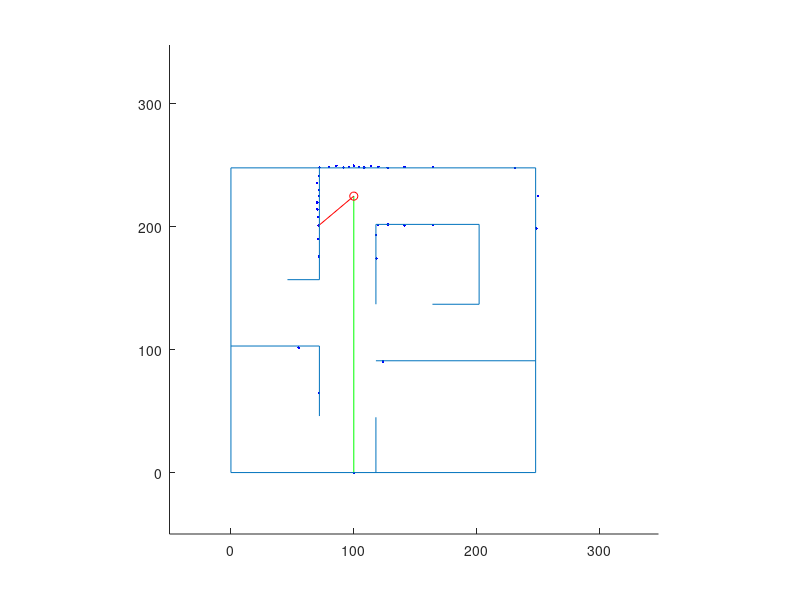

Write MATLAB code to recreate this figure. (Note: this script raises an error after producing the figure.)
cla, clc, clear
max_dim = 248; %cm
hold all
axis([-50,max_dim+100,-50,max_dim+100])
axis square

% Wall structure [x1,y1;x2,y2] end points of line segment
outer_wall1 = [0,0;0,max_dim];
outer_wall2 = [0,0;max_dim,0];
outer_wall3 = [0,max_dim;max_dim,max_dim];
outer_wall4 = [max_dim,0;max_dim,max_dim];
outer_walls = [outer_wall1;outer_wall2;outer_wall3;outer_wall4];
% for iter = 1:2:length(outer_walls)
%     line(outer_walls(iter:iter+1,1),outer_walls(iter:iter+1,2))
% end
island_wall1 = [202,137;202,202];
island_wall2 = [118,137;118,202];
island_wall3 = [118,202;202,202];
island_wall4 = [164,137;202,137];
island_walls = [island_wall1;island_wall2;island_wall3;island_wall4];
% for iter = 1:2:length(island_walls)
%     line(island_walls(iter:iter+1,1),island_walls(iter:iter+1,2))
% end
lr_wall1 = [118,91;max_dim,91];
lr_wall2 = [118,45;118,0];
lr_walls = [lr_wall1;lr_wall2];
% for iter = 1:2:length(lr_walls)
%     line(lr_walls(iter:iter+1,1),lr_walls(iter:iter+1,2))
% end
ll_wall1 = [0,103;72,103];
ll_wall2 = [72,103;72,46];
ll_walls = [ll_wall1;ll_wall2];
% for iter = 1:2:length(ll_walls)
%     line(ll_walls(iter:iter+1,1),ll_walls(iter:iter+1,2))
% end
ur_wall1 = [72,157;72,max_dim];
ur_wall2 = [46,157;72,157];
ur_walls = [ur_wall1;ur_wall2];
% for iter = 1:2:length(ur_walls)
%     line(ur_walls(iter:iter+1,1),ur_walls(iter:iter+1,2))
% end
field_walls = [outer_walls;island_walls;lr_walls;ll_walls;ur_walls];


r_pose_start = [100,225,(pi/180)*(-90)];
r_pose = r_pose_start;
r_pose_est = r_pose;
num_readings = 36;
angle_increment = 10*(pi/180);
map_dim = 60;
v = 0;  % Linear Velocity
om = 0; % Angular Velocity
dt = 0.25; % Time step
path = [];
%map = ones(map_dim,map_dim);
%map = map*(1/(map_dim^2));
landmarks = [];
map_f = zeros(map_dim,map_dim);
map_count = zeros(map_dim,map_dim);
map = zeros(map_dim,map_dim);
xn = [0,0,0,0];
yn = [0,0,0,0];
orient_array = [];
pause(1)

% *** ITERATE THROUGH POSITIONS *** %
for t = 0:dt:600
    cla
    laser_r = ones(length(field_walls)/2,num_readings);
    laser_r = laser_r.*1e3;

    for index = 1:num_readings
        angle = index*angle_increment + r_pose(3);
        for iter = 1:2:length(field_walls) % USING ASSUMPTION OF PARALLEL AND PERPENDICULAR WALLS
             if field_walls(iter,1) == field_walls(iter+1,1) % x components are the same
                 x_wall = field_walls(iter,1);
                 y_wall_proj = tan(angle)*(x_wall - r_pose(1)) + r_pose(2);
                 y_wall_max = max([field_walls(iter,2),field_walls(iter+1,2)]);
                 y_wall_min = min([field_walls(iter,2),field_walls(iter+1,2)]);
                 if (sign(cos(angle)) == sign(x_wall - r_pose(1))) || (tan(angle) > 1e10)
                     if (y_wall_proj <= y_wall_max) && (y_wall_proj >= y_wall_min) % if the projection lands on the wall
                        laser_r((iter+1)/2,index) = sqrt((x_wall - r_pose(1)).^2 + (y_wall_proj - r_pose(2)).^2);
                        %line(field_walls(iter:iter+1,1),field_walls(iter:iter+1,2),'Color','g')
                        %plot(x_wall, y_wall_proj,'r+')
                     end
                 end
             else % y components are the same
                 y_wall = field_walls(iter,2);
                 x_wall_proj = (y_wall - r_pose(2))/tan(angle) + r_pose(1);
                 x_wall_max = max([field_walls(iter,1),field_walls(iter+1,1)]);
                 x_wall_min = min([field_walls(iter,1),field_walls(iter+1,1)]);
                 if (sign(sin(angle)) == sign(y_wall - r_pose(2))) || (tan(angle) > 1e10)
                     if (x_wall_proj <= x_wall_max) && (x_wall_proj >= x_wall_min) % if the projection lands on the wall
                         if (angle == 90*(pi/180)) && (y_wall < r_pose(2))
                             continue 
                         end
                         if (angle == 270*(pi/180)) && (y_wall > r_pose(2))
                             continue 
                         end
                         laser_r((iter+1)/2,index) = sqrt((y_wall - r_pose(2)).^2 + (x_wall_proj - r_pose(1)).^2);
                         %line(field_walls(iter:iter+1,1),field_walls(iter:iter+1,2),'Color','r')
                         %plot(x_wall_proj, y_wall,'g+')
                     end
                 end
             end
        end
    end

    laser_rp = zeros(1,num_readings);
    for index = 1:num_readings
        laser_rp(index) = min(laser_r(:,index));
            laser_rp(index) = laser_rp(index) + 2*rand(1);
    end

    laser_xy = zeros(num_readings,2);
    for index = 1:num_readings
        angle = index*angle_increment + r_pose(3);
        laser_xy(index,:) = [laser_rp(index)*cos(angle) + r_pose(1),laser_rp(index)*sin(angle) + r_pose(2)];
    end

    %%% PLOT LASER LINES %%%
    for index = 1:num_readings
        %line([r_pose(1),laser_xy(index,1)],[r_pose(2),laser_xy(index,2)], 'Color','r')
        plot(laser_xy(:,1),laser_xy(:,2), 'b.')
    end
    %%% Show special laser lines in different colors %%%
    line([r_pose(1),laser_xy(36,1)],[r_pose(2),laser_xy(36,2)], 'Color','g') % Heading beam
%     line([r_pose(2)/4 + 15,laser_xy(36,2)/4 + 15],[r_pose(1)/4 + 15,laser_xy(36,1)/4 + 15], 'Color','g') % Heading beam

    for index = [31]
        line([r_pose(1),laser_xy(index,1)],[r_pose(2),laser_xy(index,2)], 'Color','r')
    end
    
    %%% DRAW WALLS %%%
    for iter = 1:2:length(field_walls)
        line(field_walls(iter:iter+1,1),field_walls(iter:iter+1,2))
    end
    %%% PLOT ROBOT %%%
%    plot(r_pose(1)/8 + 15,r_pose(2)/8 + 15,'ro')
%    plot(r_pose(2)/4 + 15,r_pose(1)/4 + 15,'ro')
    plot(r_pose(1),r_pose(2),'ro')


    
    % *** Potential Field Navigation *** %
	vp = v;
    omp = om;
    [v, om] = PocLoc1(laser_rp);
    
    %%% MOTION NOISE %%%
    %v = v + .2*rand(1);
    %om = om + .01*rand(1);
    
    %%% MOTION DAMPENING %%%
    v = 0.1*v + 0.9*vp;
    om = 0.1*om + 0.9*omp;

    %%% MOTION MODEL %%%
    r_pose(3) = r_pose(3) + (om + 0.01*rand(1) + 0.01)*dt;
    r_pose(1) = r_pose(1) + (v + 0.2*rand(1) + 0.2)*cos(r_pose(3));
    r_pose(2) = r_pose(2) + (v + 0.2*rand(1) + 0.2)*sin(r_pose(3));
    
    r_pose_est(3) = r_pose_est(3) + om*dt;
    r_pose_est(1) = r_pose_est(1) + v*cos(r_pose_est(3));
    r_pose_est(2) = r_pose_est(2) + v*sin(r_pose_est(3));
   

%     %%% SLAM %%%
%     map = slam(laser_rp,r_pose_est,map);
%     axis([0, map_dim + 1,0,map_dim + 1])
%     map = (map/norm(map));
%     surf(map)

    %map_f = (map_f/norm(map_f));
    %map_f = map_f + map;
    %map_f = map_f.*map;
    %surf(map_f)
    
% %     if t <= 10
% %         xn = [r_pose_est(3),r_pose_est(3),r_pose_est(3),r_pose_est(3)];
% %         yn = [r_pose_est(3),r_pose_est(3),r_pose_est(3),r_pose_est(3)];
% %     end
    
%    [r_pose_est,xn,yn,landmarks] = classifier(laser_rp,r_pose_est,xn,yn,map,field_walls);
    [r_pose_est,xn,yn,landmarks] = classifier(laser_rp,r_pose,xn,yn,map,landmarks);
    r_pose
    r_pose_est
    %input('pause: course_sim 186')
    %map = slam_mean(laser_rp,r_pose_est,map);
    map = occ_map_lo(laser_rp,r_pose_est,map);
    %axis([0, map_dim + 1,0,map_dim + 1])
    %map_ct = map;
    %map_ct(map_ct > 0) = 1;
    %map_count = map_count + map_ct; 
    %map_f = map_f + map;
    %surf((map_f./map_count)')
    surf(map')
    %plot(t,r_pose_est(3),'o')
    %axis([t-100, t,-2*pi,2*pi])
    %orient_array = [orient_array,r_pose(3)];
    
    %%% PLOT NEW LASER DOTS %%%
    laser_xy = zeros(num_readings,2);
    for index = 1:num_readings
        angle = index*angle_increment + r_pose_est(3);
        laser_xy(index,:) = [laser_rp(index)*cos(angle) + r_pose_est(1),laser_rp(index)*sin(angle) + r_pose_est(2)];
    end

    %%% PLOT LASER LINES %%%
    for index = 1:num_readings
        plot(laser_xy(:,1),laser_xy(:,2), 'go')
    end
    %%%
    
%%% DRAW HYPOTHESES %%%
%     for iter = 1:2:length(map)
%         line(map(iter:iter+1,1),map(iter:iter+1,2))
%     end
    pause(1/2048)
end

input('Press Enter to Filter Map: ')

% map_fg = (map_f/norm(map_f));
% map_fg = (map_fg > 0.02);
% map_fg = double(map_fg);
% cla
% surf(map_fg)
map_fg = map;
for m_rndx = 1:length(map)
    for m_cndx = 1:length(map)
        map_fg(m_rndx,m_cndx) = 1 - (1/(1+exp(map(m_rndx,m_cndx))));
    end
end

cla
surf(map_fg')
